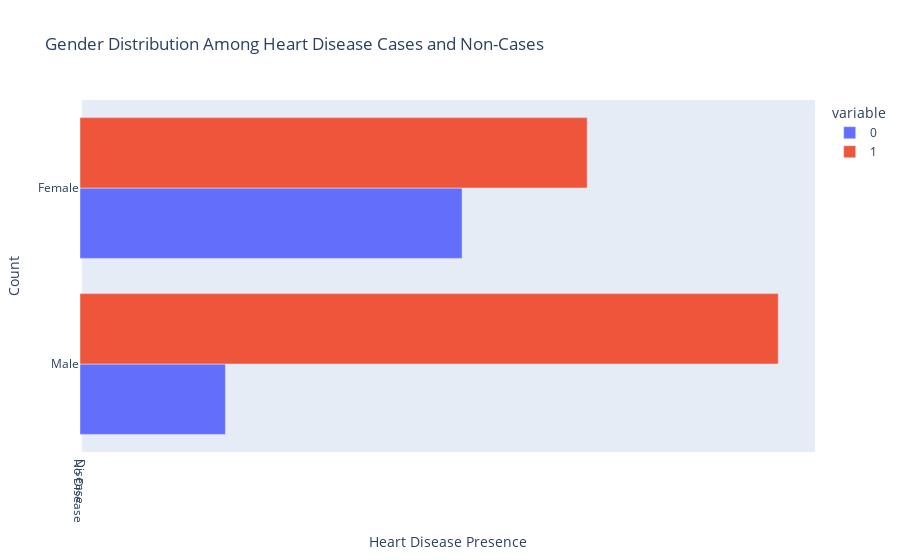

The notebook cell this image was saved under:
### Markdown cell above
Pie chart showing the percentage of male patients vs female

### Code cell
# Count the number of males and females in heart disease cases and non-cases
gender_counts = heart.groupby(['disease', 'sex'])['sex'].count().unstack()

# Create a grouped bar chart using Plotly Express
fig = px.bar(gender_counts, x=gender_counts.index, y=['Male', 'Female'], title='Gender Distribution Among Heart Disease Cases and Non-Cases')
fig.update_layout(barmode='group', xaxis_title='Heart Disease Presence', yaxis_title='Count', xaxis_tickvals=[0, 1], xaxis_ticktext=['No Disease', 'Disease'])
fig.show()

### Figure 1 — Plotly figure (JSON) as saved in the notebook; plotly's stock layout.template omitted (floating-point values rounded to 4 significant figures)
{"data": [{"alignmentgroup": "True", "hovertemplate": "variable=0<br>value=%{x}<br>y=%{y}<extra></extra>", "legendgroup": "0", "marker": {"color": "#636efa"}, "name": "0", "offsetgroup": "0", "orientation": "h", "showlegend": true, "textposition": "auto", "type": "bar", "x": [86, 226], "xaxis": "x", "y": ["Male", "Female"], "yaxis": "y"}, {"alignmentgroup": "True", "hovertemplate": "variable=1<br>value=%{x}<br>y=%{y}<extra></extra>", "legendgroup": "1", "marker": {"color": "#EF553B"}, "name": "1", "offsetgroup": "1", "orientation": "h", "showlegend": true, "textposition": "auto", "type": "bar", "x": [413, 300], "xaxis": "x", "y": ["Male", "Female"], "yaxis": "y"}], "layout": {"barmode": "group", "legend": {"title": {"text": "variable"}, "tracegroupgap": 0}, "title": {"text": "Gender Distribution Among Heart Disease Cases and Non-Cases"}, "xaxis": {"anchor": "y", "domain": [0, 1], "ticktext": ["No Disease", "Disease"], "tickvals": [0, 1], "title": {"text": "Heart Disease Presence"}}, "yaxis": {"anchor": "x", "domain": [0, 1], "title": {"text": "Count"}}}}
